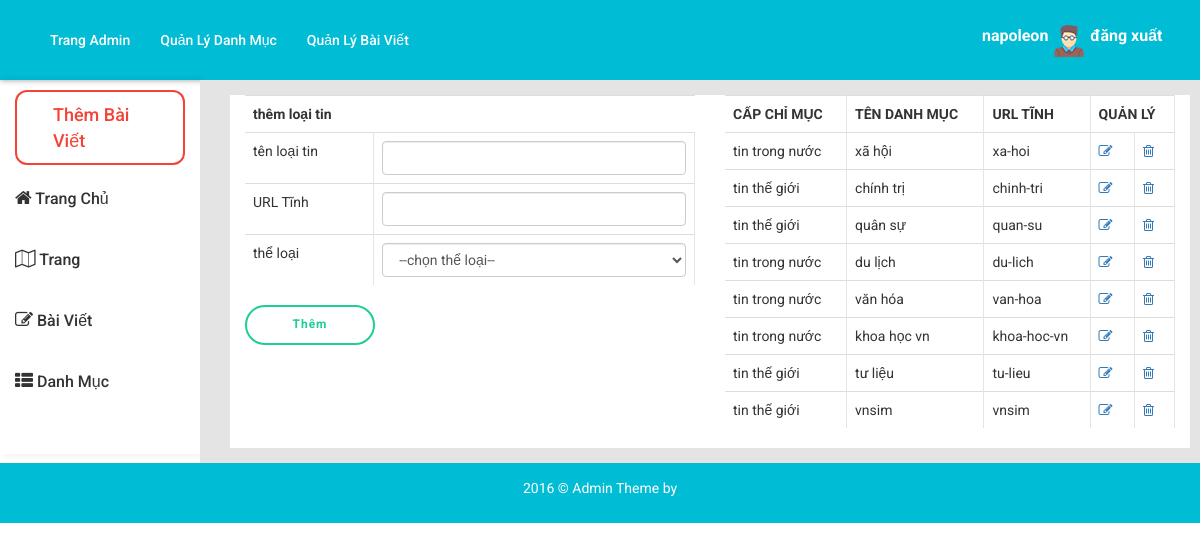
The page /admin/index.php?admin=loaitin&ad=them (signed in) on the database its author committed.
### tables this page shows
CREATE TABLE `loaitin` (
  `idlt` int(11) NOT NULL,
  `tenlt` varchar(50) NOT NULL,
  `tenkhongdau` varchar(50) NOT NULL,
  `parent_id` int(11) DEFAULT NULL
);

### admin/core/loaitin/lietke.php (the view)
<?php
	$sql = "SELECT * FROM loaitin WHERE parent_id <> 0";
	$query = $conn->query($sql);
 ?>
 	<table class="select table">
 		<tr>
 			<th>cấp chỉ mục</th>
 			<th>tên danh mục</th>
 			<th>URl tĩnh</th>
 			<th colspan="2">quản lý</th>
 		</tr>
		<?php
			while ($row = $query->fetch_assoc()) {
			    ?>
						<tr>
							<td><?php
									if ($row['parent_id'] == 1) {
										echo 'tin trong nước';
									}
									elseif ($row['parent_id'] == 2) {
										echo 'tin thế giới';
									}
							 ?></td>
							<td><?= $row['tenlt'] ?></td>
							<td><?= $row['tenkhongdau'] ?></td>
							<td><a href="?admin=loaitin&ad=sua&id=<?= $row['idlt'] ?>"><i class="fa fa-pencil-square-o" aria-hidden="true"></i></a></td>
							<td><a class="clear" href="?admin=loaitin&ad=xoa&id=<?= $row['idlt'] ?>"><i class="fa fa-trash-o" aria-hidden="true"></i></a></td>
						</tr>
			    <?php
			}
		 ?>
 	</table>

### admin/index.php (shortened to what this page needs)
<!DOCTYPE html>
<html>
<head>
    <link rel="stylesheet" href="public/css/normalize.css">
    <link rel="stylesheet" href="public/css/font-awesome/css/font-awesome.css">
    <link rel="stylesheet" href="https://maxcdn.bootstrapcdn.com/bootstrap/3.3.7/css/bootstrap.min.css">
    <link rel="stylesheet" href="public/css/style.css">
    <link rel="stylesheet" href="public/css/submit.css">
</head>
<body>
<?php
include 'template/header.php';
 ?>
	<div class="dashoard container">
		<div class="row">
			<?php
			include 'template/dashboard.php';
			include 'template/main-admin.php'; ?>
    </div>
  </div>
	<?php include 'template/footer.php'; ?>
</body>
</html>

### admin/template/header.php
<header class="header-admin">
    <div class="container">
        <nav class="navbar navigation" role="navigation">
            <div class="collapse navbar-collapse navbar-ex1-collapse">
                <ul class="nav navbar-nav">
                    <li class=""><a href="index.php">trang admin</a></li>
                    <li><a href="?admin=loaitin&ad=them">quản lý danh mục</a></li>
                    <li><a href="?admin=baiviet&node">quản lý bài viết</a></li>
                </ul>
                <ul class="profile">
                    <li><a href=""><?php echo $_SESSION['admin'] ?></a></li>
                    <li><img src="public/icon/student32.png" alt=""></li>
                    <li>
                        <a href="../core/logout.php">đăng xuất</a>
                    </li>
                </ul>
            </div>
        </nav>
    </div>
</header>

### admin/template/dashboard.php
<div class="dashoard-setting col-md-2">
		<div class="title-menu">
			<a class="link" href="?admin=baiviet&node=them">thêm bài viết</a>
		</div>
		<ul class="menu-dashoard">
			<li><a href="index.php"><span><i class="fa fa-home" aria-hidden="true"></i></span> trang chủ</a></li>
			<li><a href="index.php?admin"><span><i class="fa fa-map-o" aria-hidden="true"></i></span> trang</a></li>
			<li><a href=""><span><i class="fa fa-pencil-square-o" aria-hidden="true"></i></span> bài viết</a></li>
			<li><a href=""><span><i class="fa fa-th-list" aria-hidden="true"></i></span> danh mục</a></li>
			<li><a href="?admin=loaitin&ad"><span></span></a></li>
		</ul>
</div>

### admin/template/main-admin.php
<div class="dashoard-views col-md-10">
		<div class="content">
			<?php
					if (isset($_GET['admin'])) {
						$admin = $_GET['admin'];
					if ($admin == 'loaitin') {
						include '/../core/loaitin/main.php';
					}
					elseif ($admin == 'baiviet') {
						include '/../core/baiviet/main.php';
					}
					else {
						header("HTTP/1.0 404 Not Found");
					}
				}
				else {
						$admin='';
						include '/../core/admin.php';
				}
			?>
		</div>
	</div>

### admin/core/loaitin/main.php (shortened to what this page needs)
<?php
	if (isset($_GET['ad'])) {
		$loaitin = $_GET['ad'];
	}
	else {
		$loaitin = null;
	}
		if ($loaitin == 'them') {
			echo '<div class="col-md-6">';
				include 'them.php';
			echo '</div>';
			echo '<div class="col-md-6">';
				include 'lietke.php';
			echo '</div>';
			echo '<div class="clearfix"></div>';
		}elseif ($loaitin == 'xoa') {
						include 'xoa.php';
						include 'lietke.php';
		}
		else {
					include 'lietke.php';
		}
?>

### admin/core/loaitin/them.php (shortened to what this page needs)
<form method="post">
    <table class="insert table">
        <tr>
            <th colspan="2">thêm loại tin</th>
        </tr>
        <tr>
            <td>tên loại tin</td>
            <td><input type="text" name="tenloaitin" class="form-control" value=""  />
            </td>
        </tr>
        <tr>
            <td>URL Tĩnh</td>
            <td><input type="text" name="url" class="form-control" value="" />
            </td>
        </tr>
        <tr>
            <td>thể loại</td>
            <td>
                <select name="theloai" id="theloai" class="form-control">
                    <option value="" selected>--chọn thể loại--</option>
                </select>
            </td>
        </tr>
    </table>
    <div class="update">
        <input type="submit" name="insert" id="" class="btn button"  value="Thêm">
    </div>
</form>

### admin/template/footer.php
<footer id="footer-wp">
    <div class="wp-inner">
        <p id="copyright">2016 © Admin Theme by </p>
    </div>
</footer>

### admin/public/css/style.css (style rules this page uses)
* { margin: 0; padding: 0; -webkit-box-sizing: border-box; -moz-box-sizing: border-box; box-sizing: border-box; }
body { font-family: 'Roboto', arial, sans-serif; }
img { display: block; margin: auto; max-width: 100%; }
.container { width: 100%; margin: 0 auto; padding: 0 20px; }
.row { margin: 0 -20px; }
.header-admin { height: 80px; width: 100%; background-color: #00BCD4; box-shadow: 0 1px 5px rgba(0, 0, 0, 0.3); }
.navigation { margin-top: 15px; border: none; background-color:transparent; }
.navbar-nav { margin: 0;padding: 0; background: none; display: block; width: 800px; }
.navbar-nav li a { color: #FFF; font-weight: 500; display: block; text-transform: capitalize; }
.profile { float: right; list-style: none; margin-top: 10px; }
.profile li { margin: 0 2.5px; float: left; }
.profile li a { color: #FFF; font-size: 16px; font-weight: bold; }
.dashoard-setting { display: block; box-shadow: 3px 0px 7px rgba(0, 0, 0, 0.1) }
.title-menu { margin: 10px 0; }
.title-menu .link { display: inline-block; font-size: 18px; color: #F44336; font-weight: 500; padding: 10px 36px; text-transform: capitalize; background-color: transparent; border: 2px solid #F44336; -webkit-border-radius: 12px; border-radius: 12px; }
.menu-dashoard { list-style: none; }
.menu-dashoard li { margin-bottom: 15px; display: list-item; }
.menu-dashoard li a { color: #333; display: block; padding: 10px 0; font-size: 16px; font-weight: 500; text-transform: capitalize; }
.menu-dashoard li span { font-size: 18px; }
.dashoard-views { padding: 15px 10px 15px 30px; height: 100%; background: #e4e4e4; }
#footer-wp { padding: 15px 0; background-color: #00BCD4; }
.wp-inner { color: #FFF; text-align: center; }
.content { background-color: #FFF; }
.select th { text-transform: uppercase; }
.select th, td { border-right: 1px solid #e4e4e4; }

### admin/public/css/submit.css (style rules this page uses)
.button { outline: none; height: 40px; text-align: center; width: 130px; border-radius: 40px; background: #fff; border: 2px solid #1ECD97; color: #1ECD97; letter-spacing: 1px; text-shadow: 0; font-size: 12px; font-weight: bold; cursor: pointer; transition: all 0.25s ease; }

### rows shown on the page
loaitin: parent_id "tin trong nước", tenlt "xã hội", tenkhongdau "xa-hoi"
loaitin: parent_id "tin thế giới", tenlt "chính trị", tenkhongdau "chinh-tri"
loaitin: parent_id "tin thế giới", tenlt "quân sự", tenkhongdau "quan-su"
loaitin: parent_id "tin trong nước", tenlt "du lịch", tenkhongdau "du-lich"
loaitin: parent_id "tin trong nước", tenlt "văn hóa", tenkhongdau "van-hoa"
loaitin: parent_id "tin trong nước", tenlt "khoa học vn", tenkhongdau "khoa-hoc-vn"
loaitin: parent_id "tin thế giới", tenlt "tư liệu", tenkhongdau "tu-lieu"
loaitin: parent_id "tin thế giới", tenlt "vnsim", tenkhongdau "vnsim"

### other values the page prints
$_SESSION['admin'] "napoleon"
